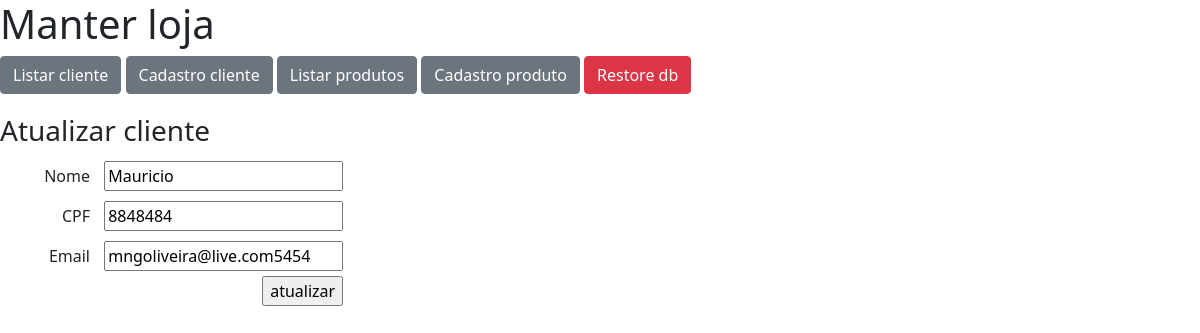
The page /cliente/edit/5 on the database its author committed.
### tables this page shows
CREATE TABLE cliente(
    id integer PRIMARY KEY AUTOINCREMENT NOT NULL,
    nome text NOT NULL,
    cpf text NOT NULL,
    email text NOT NULL,
    data_cadastro TIMESTAMP NOT NULL DEFAULT CURRENT_TIMESTAMP
);

### webapp/routes.py (the view)
@app.route("/cliente/edit/<id>")
def cliente_edit(id):
    dao = DaoCliente()
    cliente = dao.find_by_id(id)
    return render_template(
        'cadastro_cliente.html',
        cliente=cliente
    )

### manter/dao.py (called while the page is built)
    def find_by_id(self, id): # R
        conn = Database.get_connection()
        res = conn.execute(
            "SELECT * FROM cliente where id = ?",
            (id)
        )
        return res.fetchone()

### manter/database.py (called while the page is built)
    @staticmethod
    def get_connection():
        connection = sqlite3.connect(DB_FILE)
        return connection

### webapp/templates/cadastro_cliente.html (shortened to what this page needs)
{% extends "layout.html" %}
{% block content %}
<div class="page">
{% if cliente %}
    <h3>Atualizar cliente</h3>
{% else %}
    <h3>Cadastro cliente</h3>
{% endif %}
<form class="manter" action="/save" method="POST" >
    <label>
        <span>Nome</span>
        <input type="text" value="{{ cliente[1] }}" name="nome" autocomplete="off" minlength="2" required="required"/>
    </label>
    <label>
        <span>CPF</span>
        <input type="text" value="{{ cliente[2] }}" name="cpf" autocomplete="off"/>
    </label>
    <label>
        <span>Email</span>
        <input type="text" value="{{ cliente[3] }}" name="email" autocomplete="off"/>
    </label>
    {% if cliente %}
        <input type="submit" value="atualizar"/>
    {% else %}
        <input type="submit" value="adicinar"/>
    {% endif %}
</form>
</div>
{% endblock %}

### webapp/static/site.css (style rules this page uses)
form.manter { width: fit-content; text-align: right; }
form.manter label { display: block; padding: 5px 0px; }
form.manter input[type='text'] { min-width: 200px; }
form.manter label span { display: inline-block; min-width: 100px; text-align: right; padding: 0px 10px; }

### rows shown on the page
cliente: nome "Mauricio", cpf "8848484", email "mngoliveira@live.com5454"
